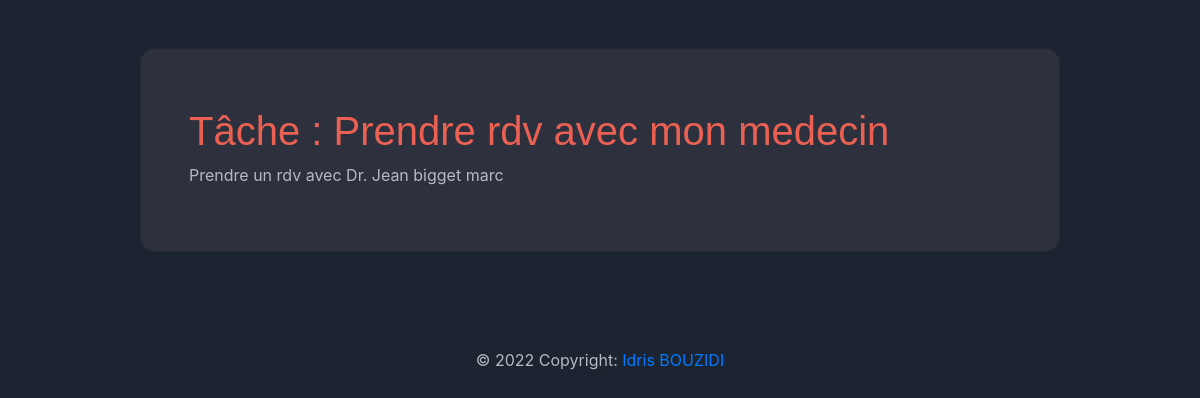
The app's page /task/3/ (signed in) with its own data.
### app/models.py (models this page shows, shortened)
class Task(models.Model):
    class Priority(models.IntegerChoices):
        LOW = 1, "Low"
        MEDIUM = 2, "Medium"
        HIGH = 3, "High"
    user = models.ForeignKey(User,
                             on_delete=models.CASCADE, null=True, blank=True)
    title = models.CharField(max_length=40)
    description = models.TextField(null=True, blank=True)
    complete = models.BooleanField(default=False)
    create = models.DateTimeField(auto_now_add=True)
    due_date = models.DateTimeField(default=one_week_hence)
    priority = models.PositiveSmallIntegerField(choices=Priority.choices,
                                                db_index=True)
    class Meta:
        ordering = ['-due_date']

### app/views.py (the view)
# urls.py: path('task/<int:pk>/', TaskDetail.as_view(), name='task_detail'),
class TaskDetail(LoginRequiredMixin, DetailView):
    model = Task
    context_object_name = 'task'

### app/templates/app/task_detail.html (shortened to what this page needs)
{% extends 'app/base.html' %}
{% block content %}
<h1>Tâche : {{ task.title }}</h1>
<p>{{ task.description }}</p>
{% endblock content%}

### app/static/app/css/main.css (style rules this page uses)
:root { --content-bg-color: #1C2331; --bg-color-primary: #323544; --bg-color-secondary: #2d303d; --bg-color-black-opacity: rgba(0, 0, 0, 0.2); --text-color-white: #f0f0f0; --text-color-grey-dark: #4B515D; --text-color-grey: #b7b9c1; --text-color-orange: #ea6154; }
body { background-color: var(--content-bg-color); width: 100%; height: 100%; color: var(--text-color-grey); }
h1, h2, h3, h4, h5, h6 { font-family: 'Raleway', sans-serif;; color: var(--text-color-orange); padding-top: 10px; }

### records on screen
Task: title "Prendre rdv avec mon medecin", description "Prendre un rdv avec Dr. Jean bigget marc"
